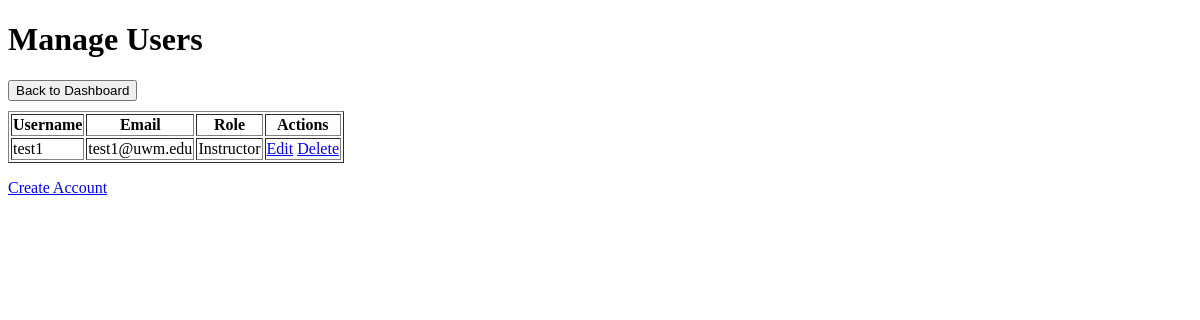
The app's page /account-management/ (signed in), older data.
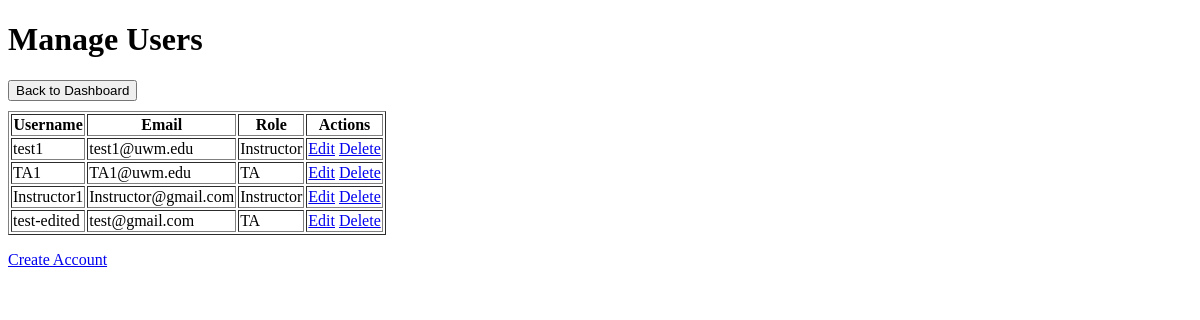
The same page, newer data.
### TASchedulerApp/models.py (models this page shows, shortened)
class MyUser(AbstractBaseUser):
    ROLE_CHOICES = [
        ('Administrator', 'Administrator'),
        ('Instructor', 'Instructor'),
        ('TA', 'TA'),
    ]
    role = models.CharField(max_length=20, choices=ROLE_CHOICES, default='TA')
    email = models.EmailField(unique=True)
    name = models.CharField(max_length=50, unique=True)
    contactInfo = models.CharField(max_length=50, default='')
    is_staff = models.BooleanField(default=False)
    is_active = models.BooleanField(default=True)
    is_superuser = models.BooleanField(default=False)
    objects = MyUserManager()
    EMAIL_FIELD = 'email'
    USERNAME_FIELD = 'name'
    REQUIRED_FIELDS = ['email']

### TASchedulerApp/views.py (the view)
# urls.py: path('account-management/', views.ManageUsers.as_view(), name='account_management'),
class ManageUsers(LoginRequiredMixin, View):
    def get(self, request):
        users = MyUser.objects.filter(role__in=['Instructor', 'TA'])
        return render(request, 'admin/manage_users.html', {'users': users})

### templates/admin/manage_users.html (shortened to what this page needs)
<!DOCTYPE html>
<html lang="en">
<head>
</head>
<body>
    <h1>Manage Users</h1>
    <a href="{% url 'dashboard' %}" style="text-decoration: none;">
        <button style="margin-bottom: 10px;">Back to Dashboard</button>
    </a>
    <table border="1">
        <thead>
            <tr>
                <th>Username</th>
                <th>Email</th>
                <th>Role</th>
                <th>Actions</th>
            </tr>
        </thead>
        <tbody>
            {% for user in users %}
            <tr>
                <td>{{ user.name }}</td>
                <td>{{ user.email }}</td>
                <td>{{ user.role }}</td>
                <td>
                    <a href="{% url 'edit_user' user.id %}">Edit</a>
                    <a href="{% url 'delete_user' user.id %}">Delete</a>
                </td>
            </tr>
            {% endfor %}
        </tbody>
    </table>
    <p>
        <a href="{% url 'register' %}">Create Account</a>
    </p>
</body>
</html>

Row changes from the older to the newer data that the page shows:
added MyUser: name "TA1", email "TA1@uwm.edu", role "TA"
added MyUser: name "Instructor1", email "Instructor@gmail.com", role "Instructor"
added MyUser: name "test-edited", email "test@gmail.com", role "TA"
